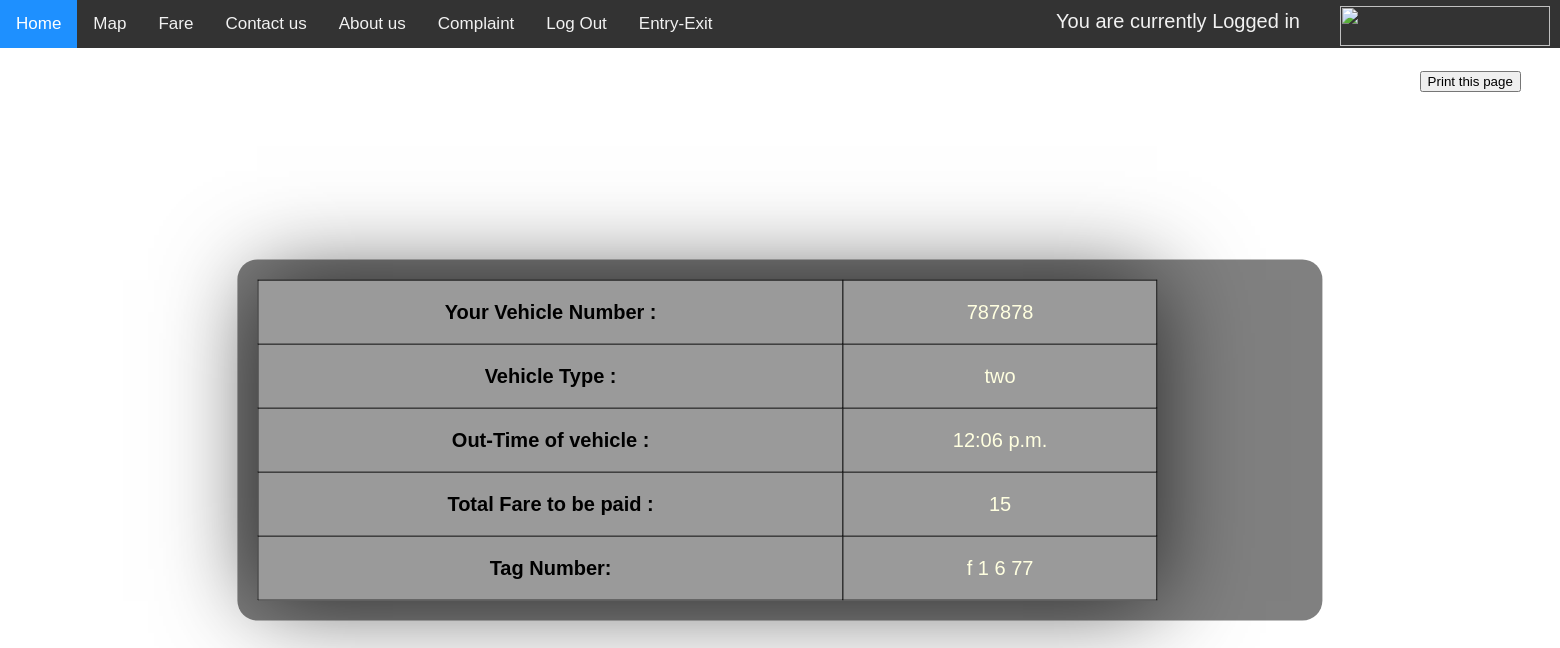
Page /printexit/ on the earlier database version.
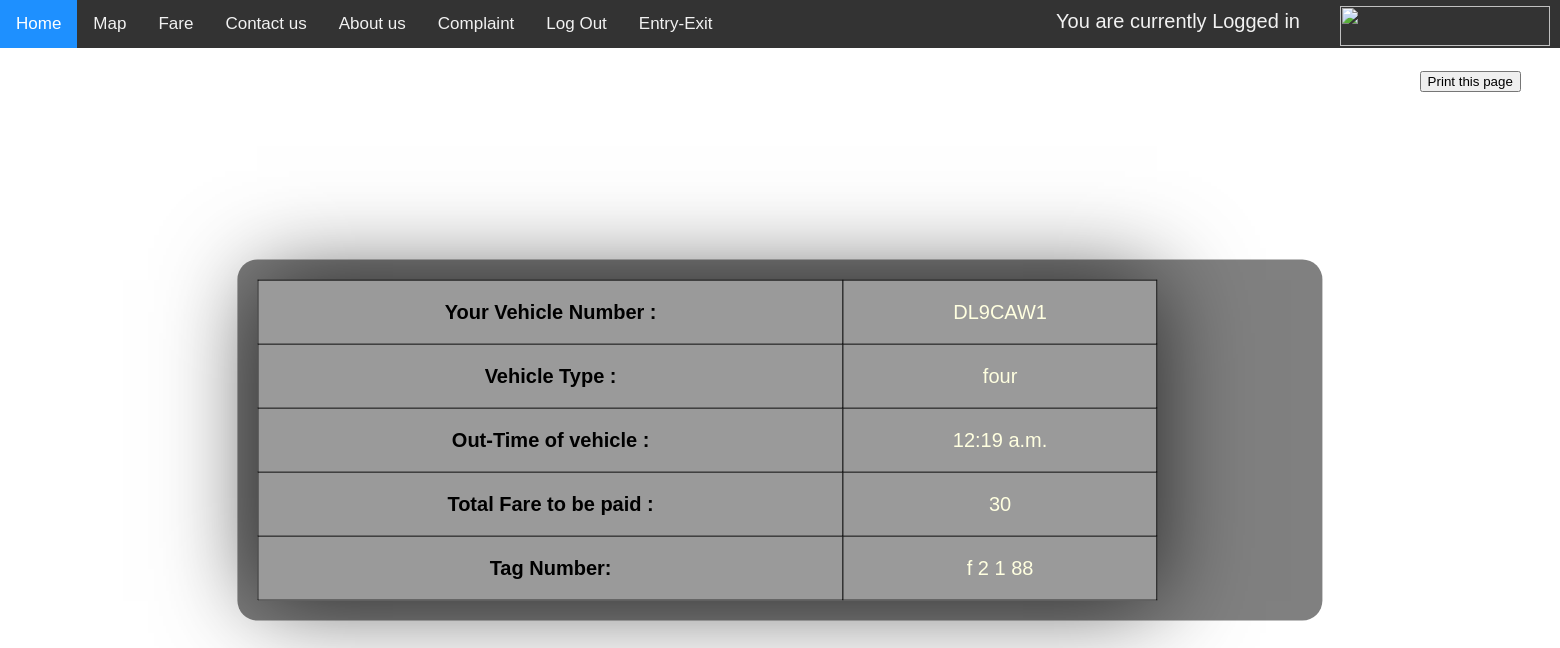
Same page on the later database version.
### parking/models.py (models this page shows, shortened)
class Vehicleexit(models.Model):
    vno = models.CharField(max_length=10,default='')
    vty = models.CharField(max_length=10, choices=VEHICLE_CHOICE, default='two')
    outtime = models.TimeField(null=True, blank=True)
    farem = models.CharField(max_length=4,null=True, blank=True)
    tno = models.CharField(max_length=10,default='')

### parking/views.py (the view)
# urls.py: path('printexit/', views.printexit, name='printexit'),
def printexit(request):
    obj = Vehicleexit.objects.filter().last()
    return render(request, 'printexit.html', {'obj':obj})

### parking/templates/printexit.html (shortened to what this page needs)
<!DOCTYPE html>
<!DOCTYPE html>
<html lang="en">
<head>
</head>
<body>
<div class="topnav">
  <a class="active" href="/">Home</a>
  <a href="/maps">Map</a>
    <a href="/fare">Fare</a>
  <a href="/contactus">Contact us</a>
    <a href="/aboutus">About us</a>
    <a href="/complaint">Complaint</a>
    <a href="/">Log Out</a>
    <a href="/entryex">Entry-Exit</a>
    <a><div class="toplg">You are currently Logged in</div></a>
    <a><div class="topright"><img src="https://i.ibb.co/SsDM6pc/securepark.png" width="210" height="40"></div></a>
</div>
<div class="bg-heading">
    <button onclick="myFunction()">Print this page</button>
</div>
<div class="bg-text">
{% if obj %}
<table>
<tbody>
  <tr>
      <td style="color: #000000;"><b>Your Vehicle Number :</b></td>
    <td style="text-align:center;">{{ obj.vno }}</td>
  </tr>
  <tr>
      <td style="color: #000000;"><b>Vehicle Type :</b></td>
    <td style="text-align:center;">{{ obj.vty }}</td>
  </tr>
  <tr>
      <td style="color: #000000;"><b>Out-Time of vehicle :</b></td>
    <td style="text-align:center;">{{ obj.outtime }}</td>
  </tr>
  <tr>
      <td style="color: #000000;"><b>Total Fare to be paid :</b></td>
    <td style="text-align:center;">{{ obj.farem }}</td>
  </tr>
  <tr>
      <td style="color: #000000;"><b>Tag Number:</b></td>
    <td style="text-align:center;">{{ obj.tno }}</td>
  </tr>
</tbody>
</table>
{% endif %}
</div>
</body>
</html>

Differences in the rows shown:
no longer on this page (row unchanged): Vehicleexit: vno "787878", vty "two", outtime "12:06 p.m.", farem "15", tno "f 1 6 77"
added Vehicleexit: vno "DL9CAW1", vty "four", outtime "12:19 a.m.", farem "30", tno "f 2 1 88"
